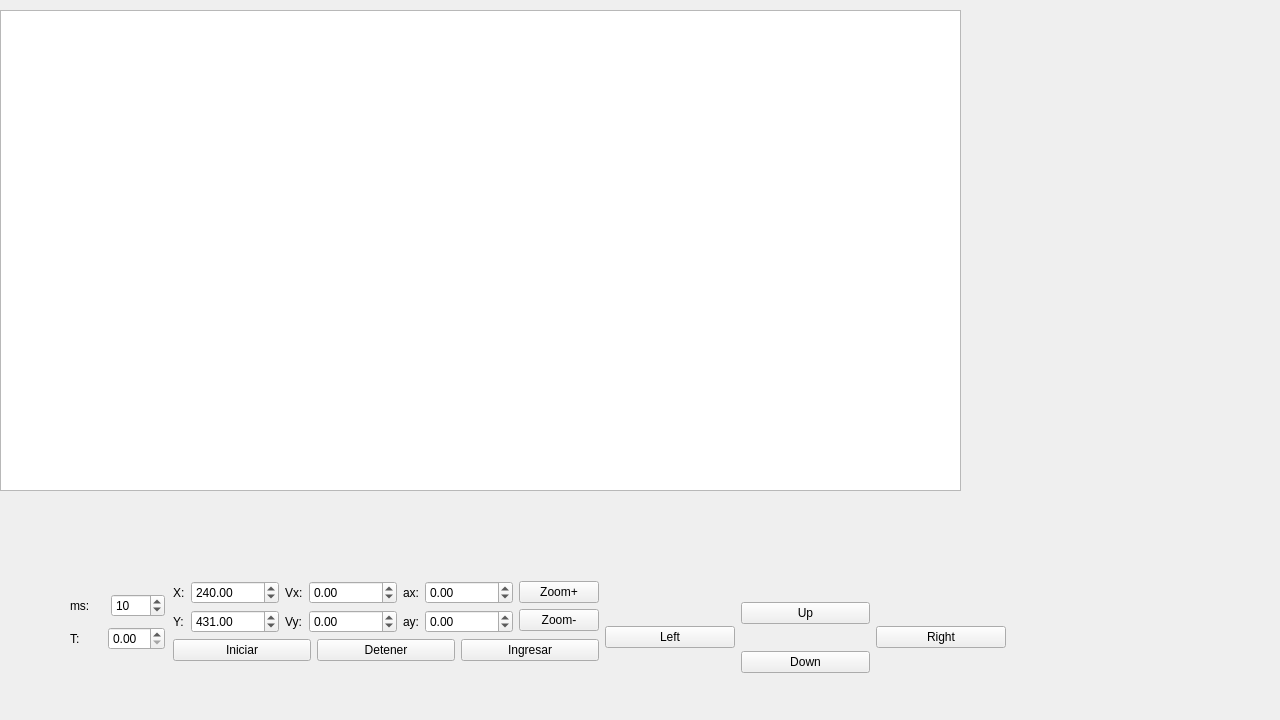
<?xml version="1.0" encoding="UTF-8"?>
<ui version="4.0">
 <class>TheBox</class>
 <widget class="QMainWindow" name="TheBox">
  <property name="geometry">
   <rect>
    <x>0</x>
    <y>0</y>
    <width>1280</width>
    <height>720</height>
   </rect>
  </property>
  <property name="windowTitle">
   <string>MainWindow</string>
  </property>
  <widget class="QWidget" name="centralwidget">
   <widget class="QGraphicsView" name="graphicsView">
    <property name="geometry">
     <rect>
      <x>0</x>
      <y>10</y>
      <width>961</width>
      <height>481</height>
     </rect>
    </property>
   </widget>
   <widget class="QWidget" name="layoutWidget">
    <property name="geometry">
     <rect>
      <x>173</x>
      <y>581</y>
      <width>833</width>
      <height>113</height>
     </rect>
    </property>
    <layout class="QHBoxLayout" name="horizontalLayout_11">
     <item>
      <layout class="QFormLayout" name="LayoutInfinito">
       <item row="0" column="0" colspan="2">
        <layout class="QVBoxLayout" name="verticalLayout_5">
         <item>
          <layout class="QHBoxLayout" name="horizontalLayout_9">
           <item>
            <layout class="QHBoxLayout" name="horizontalLayout_8">
             <item>
              <layout class="QVBoxLayout" name="verticalLayout">
               <item>
                <layout class="QHBoxLayout" name="horizontalLayout_3">
                 <item>
                  <widget class="QLabel" name="label">
                   <property name="text">
                    <string>X:</string>
                   </property>
                  </widget>
                 </item>
                 <item>
                  <widget class="QDoubleSpinBox" name="rX">
                   <property name="minimum">
                    <double>-1000000.000000000000000</double>
                   </property>
                   <property name="maximum">
                    <double>1000000.000000000000000</double>
                   </property>
                   <property name="value">
                    <double>240.000000000000000</double>
                   </property>
                  </widget>
                 </item>
                </layout>
               </item>
               <item>
                <layout class="QHBoxLayout" name="horizontalLayout_2">
                 <item>
                  <widget class="QLabel" name="label_2">
                   <property name="text">
                    <string>Y:</string>
                   </property>
                  </widget>
                 </item>
                 <item>
                  <widget class="QDoubleSpinBox" name="rY">
                   <property name="minimum">
                    <double>-1000000.000000000000000</double>
                   </property>
                   <property name="maximum">
                    <double>1000000.000000000000000</double>
                   </property>
                   <property name="value">
                    <double>431.000000000000000</double>
                   </property>
                  </widget>
                 </item>
                </layout>
               </item>
              </layout>
             </item>
             <item>
              <layout class="QVBoxLayout" name="verticalLayout_2">
               <item>
                <layout class="QHBoxLayout" name="horizontalLayout_5">
                 <item>
                  <widget class="QLabel" name="label_3">
                   <property name="text">
                    <string>Vx:</string>
                   </property>
                  </widget>
                 </item>
                 <item>
                  <widget class="QDoubleSpinBox" name="rVx">
                   <property name="minimum">
                    <double>-1000000.000000000000000</double>
                   </property>
                   <property name="maximum">
                    <double>1000000.000000000000000</double>
                   </property>
                  </widget>
                 </item>
                </layout>
               </item>
               <item>
                <layout class="QHBoxLayout" name="horizontalLayout_4">
                 <item>
                  <widget class="QLabel" name="label_4">
                   <property name="text">
                    <string>Vy:</string>
                   </property>
                  </widget>
                 </item>
                 <item>
                  <widget class="QDoubleSpinBox" name="rVy">
                   <property name="minimum">
                    <double>-1000000.000000000000000</double>
                   </property>
                   <property name="maximum">
                    <double>1000000.000000000000000</double>
                   </property>
                  </widget>
                 </item>
                </layout>
               </item>
              </layout>
             </item>
             <item>
              <layout class="QVBoxLayout" name="verticalLayout_3">
               <item>
                <layout class="QHBoxLayout" name="horizontalLayout_7">
                 <item>
                  <widget class="QLabel" name="label_5">
                   <property name="text">
                    <string>ax:</string>
                   </property>
                  </widget>
                 </item>
                 <item>
                  <widget class="QDoubleSpinBox" name="rax">
                   <property name="decimals">
                    <number>2</number>
                   </property>
                   <property name="minimum">
                    <double>-1000000.000000000000000</double>
                   </property>
                   <property name="maximum">
                    <double>1000000.000000000000000</double>
                   </property>
                  </widget>
                 </item>
                </layout>
               </item>
               <item>
                <layout class="QHBoxLayout" name="horizontalLayout_6">
                 <item>
                  <widget class="QLabel" name="label_6">
                   <property name="text">
                    <string>ay:</string>
                   </property>
                  </widget>
                 </item>
                 <item>
                  <widget class="QDoubleSpinBox" name="ray">
                   <property name="decimals">
                    <number>2</number>
                   </property>
                   <property name="minimum">
                    <double>-1000000.000000000000000</double>
                   </property>
                   <property name="maximum">
                    <double>1000000.000000000000000</double>
                   </property>
                   <property name="singleStep">
                    <double>0.100000000000000</double>
                   </property>
                  </widget>
                 </item>
                </layout>
               </item>
              </layout>
             </item>
            </layout>
           </item>
           <item>
            <layout class="QVBoxLayout" name="verticalLayout_4">
             <item>
              <widget class="QPushButton" name="ZoomPlus">
               <property name="text">
                <string>Zoom+</string>
               </property>
              </widget>
             </item>
             <item>
              <widget class="QPushButton" name="ZoomMinus">
               <property name="text">
                <string>Zoom-</string>
               </property>
              </widget>
             </item>
            </layout>
           </item>
          </layout>
         </item>
         <item>
          <layout class="QHBoxLayout" name="horizontalLayout_10">
           <item>
            <widget class="QPushButton" name="Iniciar">
             <property name="text">
              <string>Iniciar</string>
             </property>
            </widget>
           </item>
           <item>
            <widget class="QPushButton" name="Detener">
             <property name="text">
              <string>Detener</string>
             </property>
            </widget>
           </item>
           <item>
            <widget class="QPushButton" name="Ingresar">
             <property name="text">
              <string>Ingresar</string>
             </property>
            </widget>
           </item>
          </layout>
         </item>
        </layout>
       </item>
      </layout>
     </item>
     <item>
      <layout class="QHBoxLayout" name="horizontalLayout">
       <item>
        <widget class="QPushButton" name="Left">
         <property name="text">
          <string>Left</string>
         </property>
        </widget>
       </item>
       <item>
        <layout class="QVBoxLayout" name="verticalLayout_6">
         <item>
          <widget class="QPushButton" name="Up">
           <property name="text">
            <string>Up</string>
           </property>
          </widget>
         </item>
         <item>
          <widget class="QPushButton" name="pushButton_2">
           <property name="text">
            <string>Down</string>
           </property>
          </widget>
         </item>
        </layout>
       </item>
       <item>
        <widget class="QPushButton" name="Right">
         <property name="text">
          <string>Right</string>
         </property>
        </widget>
       </item>
      </layout>
     </item>
    </layout>
   </widget>
   <widget class="QWidget" name="layoutWidget">
    <property name="geometry">
     <rect>
      <x>70</x>
      <y>590</y>
      <width>95</width>
      <height>65</height>
     </rect>
    </property>
    <layout class="QVBoxLayout" name="verticalLayout_7">
     <item>
      <layout class="QHBoxLayout" name="horizontalLayout_12">
       <item>
        <widget class="QLabel" name="label_7">
         <property name="text">
          <string>ms: </string>
         </property>
        </widget>
       </item>
       <item>
        <widget class="QSpinBox" name="rClockMs">
         <property name="maximum">
          <number>2000</number>
         </property>
         <property name="value">
          <number>10</number>
         </property>
        </widget>
       </item>
      </layout>
     </item>
     <item>
      <layout class="QHBoxLayout" name="horizontalLayout_13">
       <item>
        <widget class="QLabel" name="label_8">
         <property name="text">
          <string>T: </string>
         </property>
        </widget>
       </item>
       <item>
        <widget class="QDoubleSpinBox" name="rPeriodo">
         <property name="minimum">
          <double>0.000000000000000</double>
         </property>
         <property name="singleStep">
          <double>0.100000000000000</double>
         </property>
         <property name="stepType">
          <enum>QAbstractSpinBox::DefaultStepType</enum>
         </property>
        </widget>
       </item>
      </layout>
     </item>
    </layout>
   </widget>
  </widget>
 </widget>
 <resources/>
 <connections/>
</ui>
